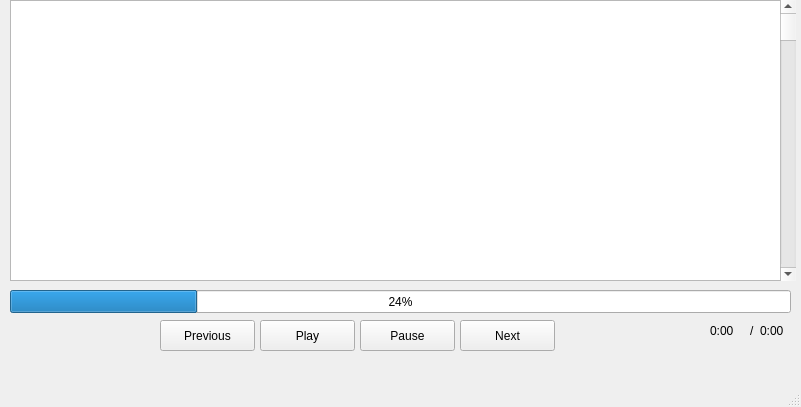
<?xml version="1.0" encoding="UTF-8"?>
<ui version="4.0">
 <class>MainWindow</class>
 <widget class="QMainWindow" name="MainWindow">
  <property name="geometry">
   <rect>
    <x>0</x>
    <y>0</y>
    <width>801</width>
    <height>407</height>
   </rect>
  </property>
  <property name="windowTitle">
   <string>Helicopter</string>
  </property>
  <widget class="QWidget" name="centralwidget">
   <widget class="QListView" name="listView">
    <property name="geometry">
     <rect>
      <x>10</x>
      <y>0</y>
      <width>771</width>
      <height>281</height>
     </rect>
    </property>
   </widget>
   <widget class="QPushButton" name="pushButton_play">
    <property name="geometry">
     <rect>
      <x>260</x>
      <y>320</y>
      <width>95</width>
      <height>31</height>
     </rect>
    </property>
    <property name="text">
     <string>Play</string>
    </property>
   </widget>
   <widget class="QPushButton" name="pushButton_pause">
    <property name="geometry">
     <rect>
      <x>360</x>
      <y>320</y>
      <width>95</width>
      <height>31</height>
     </rect>
    </property>
    <property name="text">
     <string>Pause</string>
    </property>
   </widget>
   <widget class="QPushButton" name="pushButton_previous">
    <property name="geometry">
     <rect>
      <x>160</x>
      <y>320</y>
      <width>95</width>
      <height>31</height>
     </rect>
    </property>
    <property name="text">
     <string>Previous</string>
    </property>
   </widget>
   <widget class="QPushButton" name="pushButton_next">
    <property name="geometry">
     <rect>
      <x>460</x>
      <y>320</y>
      <width>95</width>
      <height>31</height>
     </rect>
    </property>
    <property name="text">
     <string>Next</string>
    </property>
   </widget>
   <widget class="QProgressBar" name="progressBar">
    <property name="geometry">
     <rect>
      <x>10</x>
      <y>290</y>
      <width>781</width>
      <height>23</height>
     </rect>
    </property>
    <property name="value">
     <number>24</number>
    </property>
   </widget>
   <widget class="QLabel" name="current_song_time">
    <property name="geometry">
     <rect>
      <x>710</x>
      <y>320</y>
      <width>31</width>
      <height>21</height>
     </rect>
    </property>
    <property name="text">
     <string>0:00</string>
    </property>
   </widget>
   <widget class="QLabel" name="slash_label">
    <property name="geometry">
     <rect>
      <x>750</x>
      <y>320</y>
      <width>16</width>
      <height>21</height>
     </rect>
    </property>
    <property name="text">
     <string>/</string>
    </property>
   </widget>
   <widget class="QLabel" name="total_song_time">
    <property name="geometry">
     <rect>
      <x>760</x>
      <y>320</y>
      <width>31</width>
      <height>21</height>
     </rect>
    </property>
    <property name="text">
     <string>0:00</string>
    </property>
   </widget>
   <widget class="QScrollBar" name="list_scrollbar">
    <property name="geometry">
     <rect>
      <x>780</x>
      <y>0</y>
      <width>16</width>
      <height>281</height>
     </rect>
    </property>
    <property name="orientation">
     <enum>Qt::Vertical</enum>
    </property>
   </widget>
  </widget>
  <widget class="QMenuBar" name="menubar">
   <property name="geometry">
    <rect>
     <x>0</x>
     <y>0</y>
     <width>801</width>
     <height>29</height>
    </rect>
   </property>
  </widget>
  <widget class="QStatusBar" name="statusbar"/>
 </widget>
 <resources/>
 <connections/>
</ui>
